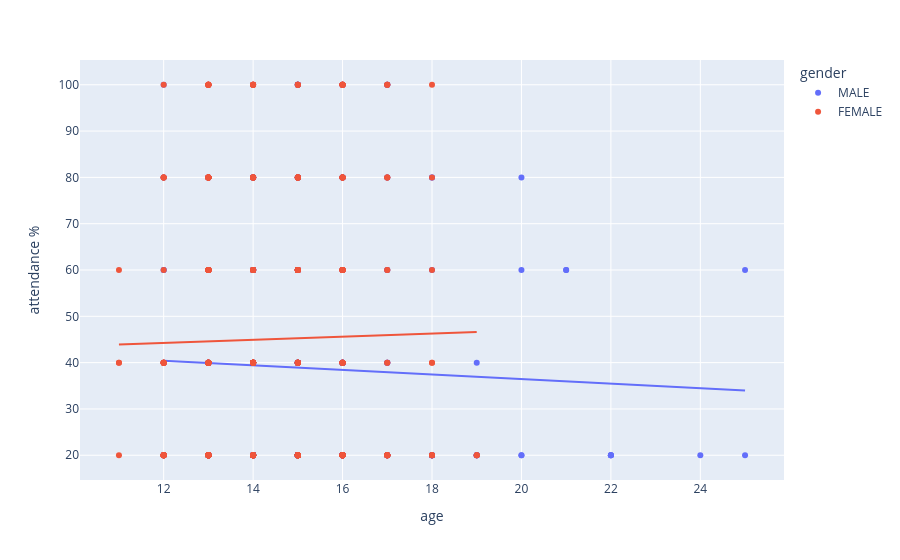

The code cell stored with this chart in its notebook:
### Code cell
px.scatter(participants, x='age', y='attendance %',
           color='gender',  # optional, adds gender context
           trendline='ols') # adds a regression trendline

### Figure 1 — Plotly figure (JSON) as saved in the notebook; plotly's stock layout.template omitted (floating-point values rounded to 4 significant figures; data arrays with more than 128 entries replaced by an {"elided": "..."} marker saying what was removed)
{"data": [{"hovertemplate": "gender=MALE<br>age=%{x}<br>attendance %=%{y}<extra></extra>", "legendgroup": "MALE", "marker": {"color": "#636efa", "symbol": "circle"}, "mode": "markers", "name": "MALE", "orientation": "v", "showlegend": true, "type": "scatter", "x": {"elided": "314 int values"}, "xaxis": "x", "y": {"elided": "314 float values"}, "yaxis": "y"}, {"hovertemplate": "<b>OLS trendline</b><br>attendance % = -0.495283 * age + 46.3679<br>R<sup>2</sup>=0.001716<br><br>gender=MALE<br>age=%{x}<br>attendance %=%{y} <b>(trend)</b><extra></extra>", "legendgroup": "MALE", "marker": {"color": "#636efa", "symbol": "circle"}, "mode": "lines", "name": "MALE", "showlegend": false, "type": "scatter", "x": {"elided": "314 int values"}, "xaxis": "x", "y": {"elided": "314 float values"}, "yaxis": "y"}, {"hovertemplate": "gender=FEMALE<br>age=%{x}<br>attendance %=%{y}<extra></extra>", "legendgroup": "FEMALE", "marker": {"color": "#EF553B", "symbol": "circle"}, "mode": "markers", "name": "FEMALE", "orientation": "v", "showlegend": true, "type": "scatter", "x": {"elided": "366 int values"}, "xaxis": "x", "y": {"elided": "366 float values"}, "yaxis": "y"}, {"hovertemplate": "<b>OLS trendline</b><br>attendance % = 0.338197 * age + 40.1706<br>R<sup>2</sup>=0.000386<br><br>gender=FEMALE<br>age=%{x}<br>attendance %=%{y} <b>(trend)</b><extra></extra>", "legendgroup": "FEMALE", "marker": {"color": "#EF553B", "symbol": "circle"}, "mode": "lines", "name": "FEMALE", "showlegend": false, "type": "scatter", "x": {"elided": "366 int values"}, "xaxis": "x", "y": {"elided": "366 float values"}, "yaxis": "y"}], "layout": {"legend": {"title": {"text": "gender"}, "tracegroupgap": 0}, "margin": {"t": 60}, "xaxis": {"anchor": "y", "domain": [0, 1], "title": {"text": "age"}}, "yaxis": {"anchor": "x", "domain": [0, 1], "title": {"text": "attendance %"}}}}
